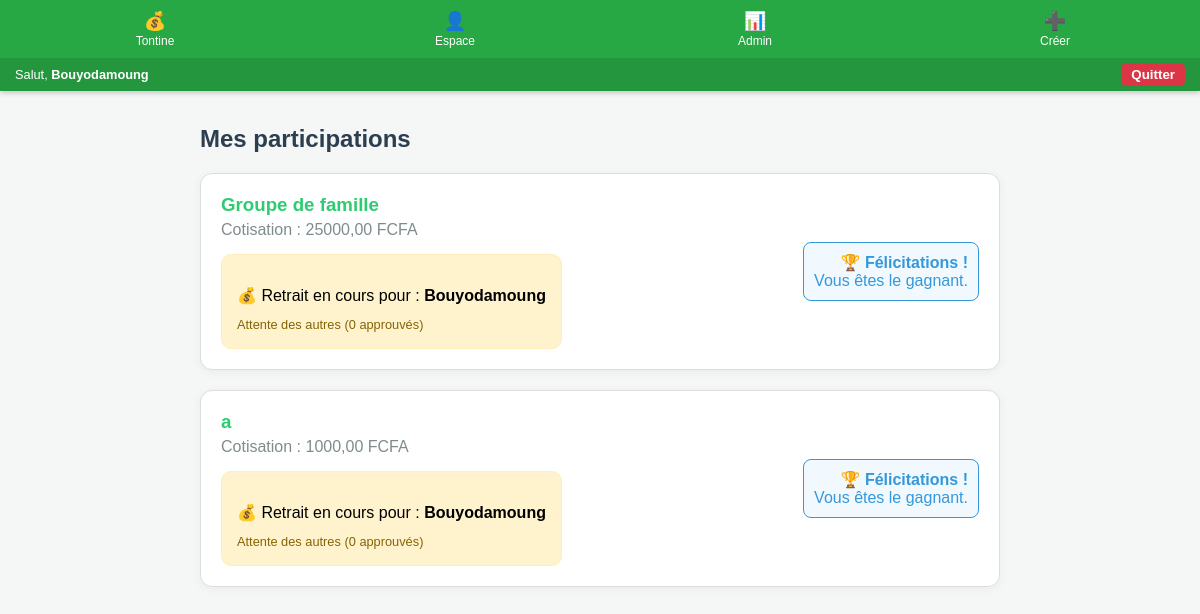
The page /mon-espace/ (signed in) on the database its author committed.
### tontine/models.py (models this page shows, shortened)
class Membership(models.Model):
    user = models.ForeignKey(User, on_delete=models.CASCADE)
    group = models.ForeignKey(TontineGroup, on_delete=models.CASCADE, related_name='membres')
    is_verified = models.BooleanField(default=False)
    rank = models.IntegerField(null=True, blank=True)
    a_approuve_session = models.BooleanField(default=False)

class TontineGroup(models.Model):
    name = models.CharField(max_length=255)
    contribution_amount = models.DecimalField(max_digits=10, decimal_places=2)
    frequency_days = models.IntegerField(default=30)
    created_at = models.DateTimeField(auto_now_add=True)
    admin_groupe = models.ForeignKey(User, on_delete=models.CASCADE, related_name='groupes_crees')
    whatsapp_group_link = models.URLField(max_length=500, blank=True, null=True)
    caisse_totale = models.DecimalField(max_digits=12, decimal_places=2, default=0)
    dernier_gagnant = models.ForeignKey(User, on_delete=models.SET_NULL, null=True, blank=True, related_name="gains")
    en_attente_de_deblocage = models.BooleanField(default=False)
    nombre_approbations = models.IntegerField(default=0)

### tontine/views.py (the view)
# urls.py: path('mon-espace/', views.mon_espace, name='mon_espace'),
@login_required
def mon_espace(request):
    participations = Membership.objects.filter(user=request.user)
    return render(request, 'tontine/mon_espace.html', {'participations': participations})

### tontine/templates/tontine/mon_espace.html (shortened to what this page needs)
{% extends 'base.html' %}
{% block content %}
<div style="max-width: 800px; margin: auto; padding: 20px; font-family: sans-serif;">
    <h2 style="color: #2c3e50;">Mes participations</h2>
    {% for p in participations %}
    <div style="background: white; border: 1px solid #ddd; padding: 20px; border-radius: 12px; margin-bottom: 20px; box-shadow: 0 2px 10px rgba(0,0,0,0.05); display: flex; justify-content: space-between; align-items: center;">
        <div>
            <h3 style="margin: 0; color: #2ecc71;">{{ p.group.name }}</h3>
            <p style="margin: 5px 0; color: #7f8c8d;">Cotisation : {{ p.group.contribution_amount }} FCFA</p>
            {% if p.group.en_attente_de_deblocage %}
                <div style="background: #fff3cd; border: 1px solid #ffeeba; padding: 15px; border-radius: 10px; margin-top: 15px;">
                    <p style="margin-bottom: 10px;">💰 Retrait en cours pour : <strong>{{ p.group.dernier_gagnant.username }}</strong></p>
                    {% if user != p.group.dernier_gagnant and not p.a_approuve_session %}
                        <a href="{% url 'approuver_transfert' p.group.id %}"
                           style="background: #28a745; color: white; padding: 8px 15px; text-decoration: none; border-radius: 5px; font-weight: bold; font-size: 0.8em;">
                           👍 J'approuve le retrait
                        </a>
                    {% else %}
                        <span style="color: #856404; font-size: 0.8em;">Attente des autres ({{ p.group.nombre_approbations }} approuvés)</span>
                    {% endif %}
                </div>
            {% endif %}
        </div>
        <div style="text-align: right;">
            {% if not p.is_verified %}
                <a href="{% url 'initier_paiement_campay' p.group.id %}" style="display: inline-block; background: #2ecc71; color: white; padding: 10px 20px; border-radius: 8px; text-decoration: none; font-weight: bold;">
                    💰 Payer maintenant
                </a>
            {% else %}
                {% if p.group.dernier_gagnant %}
                    {% if p.group.dernier_gagnant == user %}
                        <div style="background: #f1f9fe; color: #3498db; padding: 10px; border-radius: 8px; border: 1px solid #3498db;">
                            🏆 <strong>Félicitations !</strong><br>Vous êtes le gagnant.
                        </div>
                    {% else %}
                        <span style="color: #95a5a6; font-size: 0.9em;">Gagnant : {{ p.group.dernier_gagnant.username }}</span>
                    {% endif %}
                {% else %}
                    <span style="background: #f8f9fa; color: #7f8c8d; padding: 8px 15px; border-radius: 20px; font-size: 0.9em; border: 1px solid #ddd;">⏳ En attente du tirage</span>
                {% endif %}
            {% endif %}
        </div>
    </div>
    {% empty %}
    <div style="text-align: center; padding: 40px; color: #95a5a6;">
        <p>Vous ne participez à aucune tontine pour le moment.</p>
        <a href="{% url 'home' %}" style="color: #3498db; font-weight: bold;">Voir les groupes disponibles</a>
    </div>
    {% endfor %}
</div>
{% endblock %}

### tontine/templates/base.html (shortened to what this page needs)
<!DOCTYPE html>
<html lang="fr">
<head>
</head>
<body>
    <nav class="navbar">
        <div class="nav-top">
            <a href="{% url 'home' %}" class="nav-item">
                <span class="nav-icon">💰</span><span>Tontine</span>
            </a>
            <a href="{% url 'mon_espace' %}" class="nav-item">
                <span class="nav-icon">👤</span><span>Espace</span>
            </a>
            {% if user.is_authenticated %}
                <a href="{% url 'tableau_bord_admin' %}" class="nav-item">
                    <span class="nav-icon">📊</span><span>Admin</span>
                </a>
                <a href="{% url 'creer_groupe' %}" class="nav-item">
                    <span class="nav-icon">➕</span><span>Créer</span>
                </a>
            {% endif %}
        </div>
        {% if user.is_authenticated %}
        <div class="user-bar">
            <span>Salut, <b>{{ user.username }}</b></span>
            <form action="{% url 'logout' %}" method="post" style="margin:0;">
                <button type="submit" class="btn-quitter">Quitter</button>
            </form>
        </div>
        {% endif %}
    </nav>
    <div class="container">
        {% block content %}{% endblock %}
    </div>
</body>
</html>

### tontine/templates/base.html (style rules this page uses)
body { margin: 0; font-family: sans-serif; background-color: #f4f7f6; padding-top: 70px; }
.navbar { background-color: #28a745; position: fixed; top: 0; width: 100%; z-index: 1000; display: flex; flex-direction: column; box-shadow: 0 2px 5px rgba(0,0,0,0.2); }
.nav-top { display: flex; justify-content: space-around; padding: 10px 5px; width: 100%; }
.nav-item { color: white; text-decoration: none; text-align: center; font-size: 0.75em; display: flex; flex-direction: column; align-items: center; min-width: 50px; }
.nav-icon { font-size: 1.5em; margin-bottom: 2px; }
.user-bar { background: rgba(0,0,0,0.1); display: flex; justify-content: space-between; align-items: center; padding: 5px 15px; color: white; font-size: 0.8em; }
.btn-quitter { background: #dc3545; color: white; border: none; padding: 4px 10px; border-radius: 5px; font-weight: bold; cursor: pointer; }
.container { padding: 15px; max-width: 1100px; margin: auto; }

### rows shown on the page
Membership: group.name "Groupe de famille", group.contribution_amount "25000,00", group.dernier_gagnant.username "Bouyodamoung", group.nombre_approbations "0", is_verified "Félicitations !"
Membership: group.name "a", group.contribution_amount "1000,00", group.dernier_gagnant.username "Bouyodamoung", group.nombre_approbations "0", is_verified "Félicitations !"

### other values the page prints
{{ user.username }} "Bouyodamoung"
